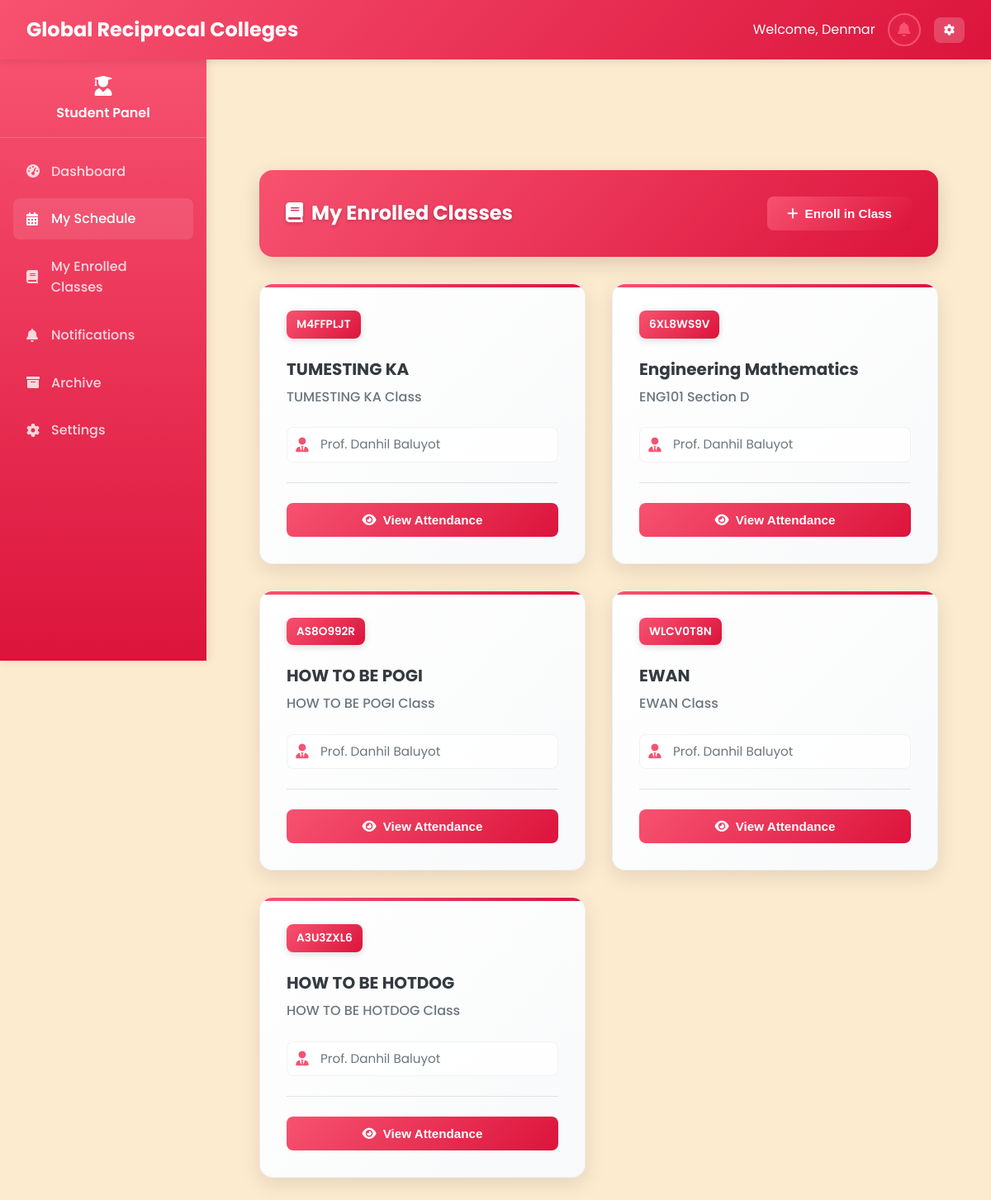
The page /Student/student_manage_schedule.php (signed in) on the database as committed earlier.
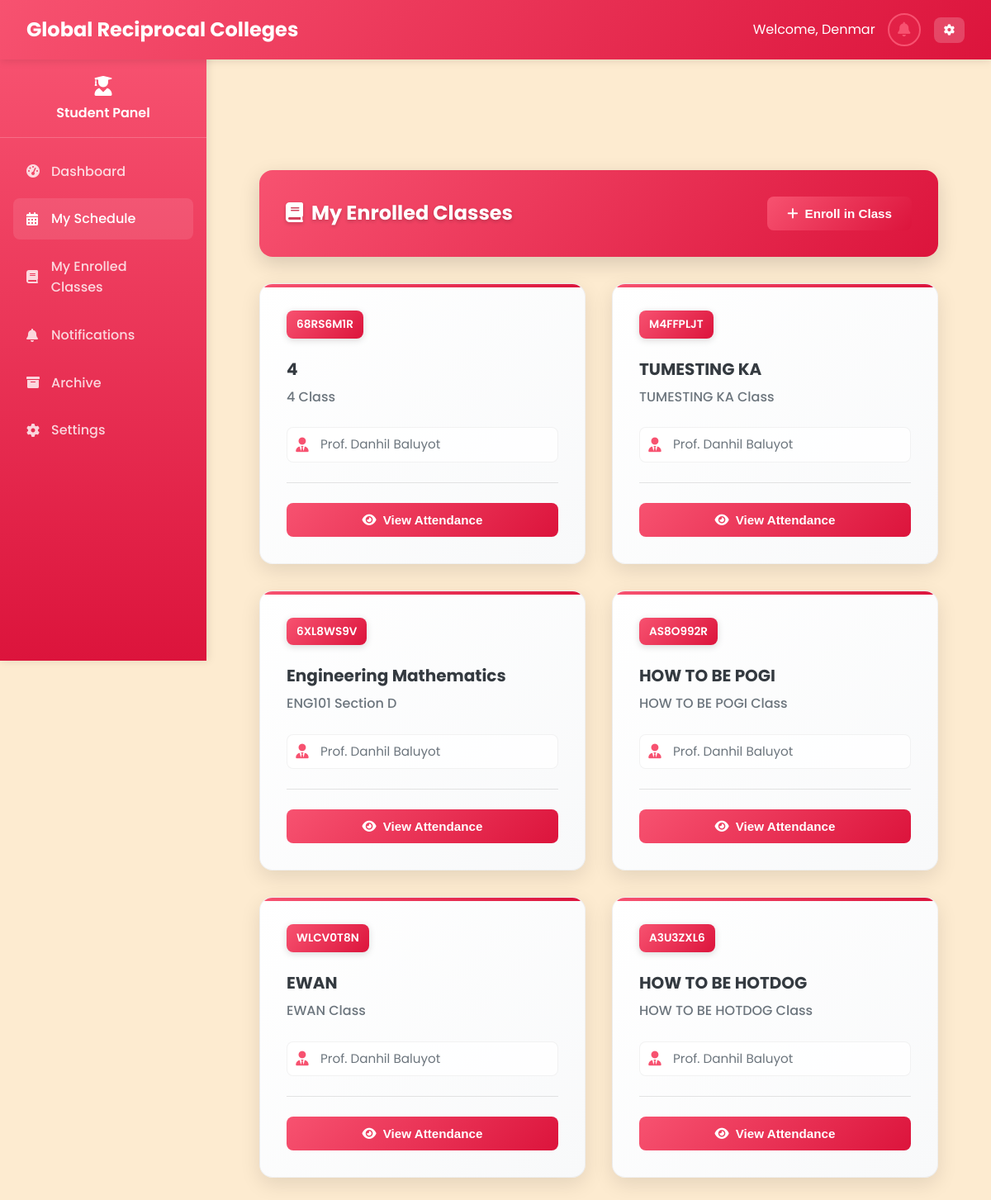
The same page on the database as committed later.
### tables this page shows
CREATE TABLE `classes` (
  `class_id` varchar(20) NOT NULL,
  `class_name` varchar(100) NOT NULL,
  `class_code` varchar(20) NOT NULL,
  `subject_id` varchar(20) DEFAULT NULL,
  `professor_id` varchar(20) DEFAULT NULL,
  `schedule` varchar(100) DEFAULT NULL,
  `room` varchar(50) DEFAULT NULL,
  `created_at` datetime NOT NULL,
  `updated_at` datetime NOT NULL,
  `section` varchar(10) DEFAULT NULL,
  `semester_id` int(11) DEFAULT NULL,
  `status` enum('active','archived') DEFAULT 'active',
  `school_year_semester_id` int(11) DEFAULT NULL
);

CREATE TABLE `subjects` (
  `subject_id` varchar(20) NOT NULL,
  `subject_name` varchar(100) NOT NULL,
  `subject_code` varchar(20) NOT NULL,
  `description` text DEFAULT NULL,
  `credits` int(11) NOT NULL,
  `created_at` datetime NOT NULL,
  `updated_at` datetime NOT NULL,
  `semester_id` int(11) DEFAULT NULL
);

CREATE TABLE `professors` (
  `professor_id` varchar(20) NOT NULL,
  `employee_id` varchar(20) NOT NULL,
  `first_name` varchar(50) NOT NULL,
  `last_name` varchar(50) NOT NULL,
  `email` varchar(100) NOT NULL,
  `password` varchar(255) NOT NULL,
  `department` varchar(100) NOT NULL,
  `mobile` varchar(15) NOT NULL,
  `created_at` datetime NOT NULL,
  `updated_at` datetime NOT NULL
);

### Student/student_manage_schedule.php (the view, shortened to what this page needs)
<?php
require_once '../php/db.php';
$student_id = $_SESSION['user_id'];
$stmt = $pdo->prepare("SELECT c.class_id, c.class_name, c.class_code, s.subject_name, p.first_name, p.last_name
                     FROM student_classes sc
                     JOIN classes c ON sc.class_id = c.class_id
                     JOIN subjects s ON c.subject_id = s.subject_id
                     LEFT JOIN professors p ON c.professor_id = p.professor_id
                     LEFT JOIN school_year_semester sys ON c.school_year_semester_id = sys.id
                     WHERE sc.student_id = ? AND c.status != 'archived'
                     ORDER BY sc.enrolled_at DESC");
$stmt->execute([$student_id]);
$enrolled_classes = $stmt->fetchAll();
?>
<!DOCTYPE html>
<html lang="en">
<head>
    <link rel="stylesheet" href="../css/styles_fixed.css" />
    <link rel="stylesheet" href="https://cdnjs.cloudflare.com/ajax/libs/font-awesome/6.0.0/css/all.min.css" />
</head>
<body>
    <?php include '../includes/navbar_student.php'; ?>
    <?php include '../includes/sidebar_student.php'; ?>
    <main class="main-content">
        <div class="dashboard-container">
            <div class="table-header-enhanced">
                <h2 class="table-title-enhanced"><i class="fas fa-book" style="margin-right: 10px;"></i>My Enrolled Classes</h2>
                <div class="table-actions-enhanced">
                    <button class="btn btn-primary" onclick="openEnrollModal()">
                        <i class="fas fa-plus"></i>
                        Enroll in Class
                    </button>
                </div>
            </div>
            <?php if (empty($enrolled_classes)): ?>
                <div class="empty-state">
                    <div class="empty-state-icon">
                        <i class="fas fa-book-open"></i>
                    </div>
                    <div class="empty-state-text">You are not enrolled in any classes yet.</div>
                    <button class="btn btn-primary" onclick="openEnrollModal()">
                        <i class="fas fa-plus"></i>
                        Enroll in Your First Class
                    </button>
                </div>
            <?php else: ?>
                <div class="tiles-grid">
                    <?php foreach ($enrolled_classes as $class): ?>
                        <div class="class-tile" tabindex="0" role="button" aria-pressed="false" data-class-id="<?php echo $class['class_id']; ?>">
                            <div class="class-header">
                                <div class="class-code"><?php echo htmlspecialchars($class['class_code']); ?></div>
                            </div>
                            <div class="class-subject"><?php echo htmlspecialchars($class['subject_name']); ?></div>
                            <div class="class-subject-code"><?php echo htmlspecialchars($class['class_name']); ?></div>
                            <div class="class-details">
                                <div class="class-detail">
                                    <i class="fas fa-user-tie"></i>
                                    <?php
                                    $professor_name = (!empty($class['first_name']) && !empty($class['last_name'])) ? 'Prof. ' . htmlspecialchars($class['first_name'] . ' ' . $class['last_name']) : 'N/A';
                                    echo $professor_name;
                                    ?>
                                </div>
                            </div>
                            <div class="class-actions">
                                <button class="view-attendance-btn" data-class-id="<?php echo $class['class_id']; ?>">
                                    <i class="fas fa-eye"></i>
                                    View Attendance
                                </button>
                            </div>
                        </div>
                    <?php endforeach; ?>
                </div>
            <?php endif; ?>
        </div>
    </main>
</body>
</html>

Rows that differ between the two databases and show on the page:
added classes: class_code "68RS6M1R", subject.subject_name "4", class_name "4 Class", professor.last_name "Prof. Danhil Baluyot"
